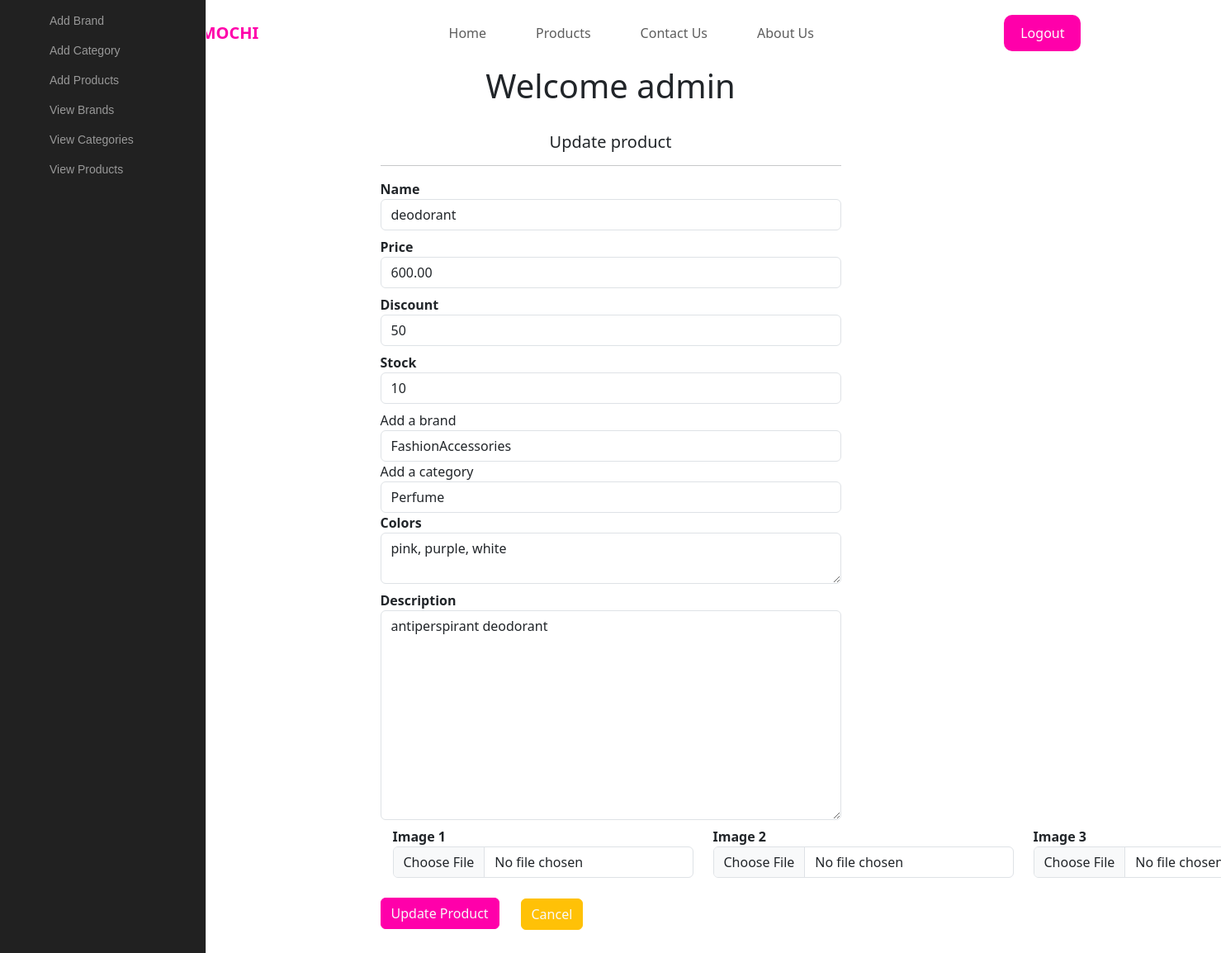
The app's page /updateproduct/2, older data.
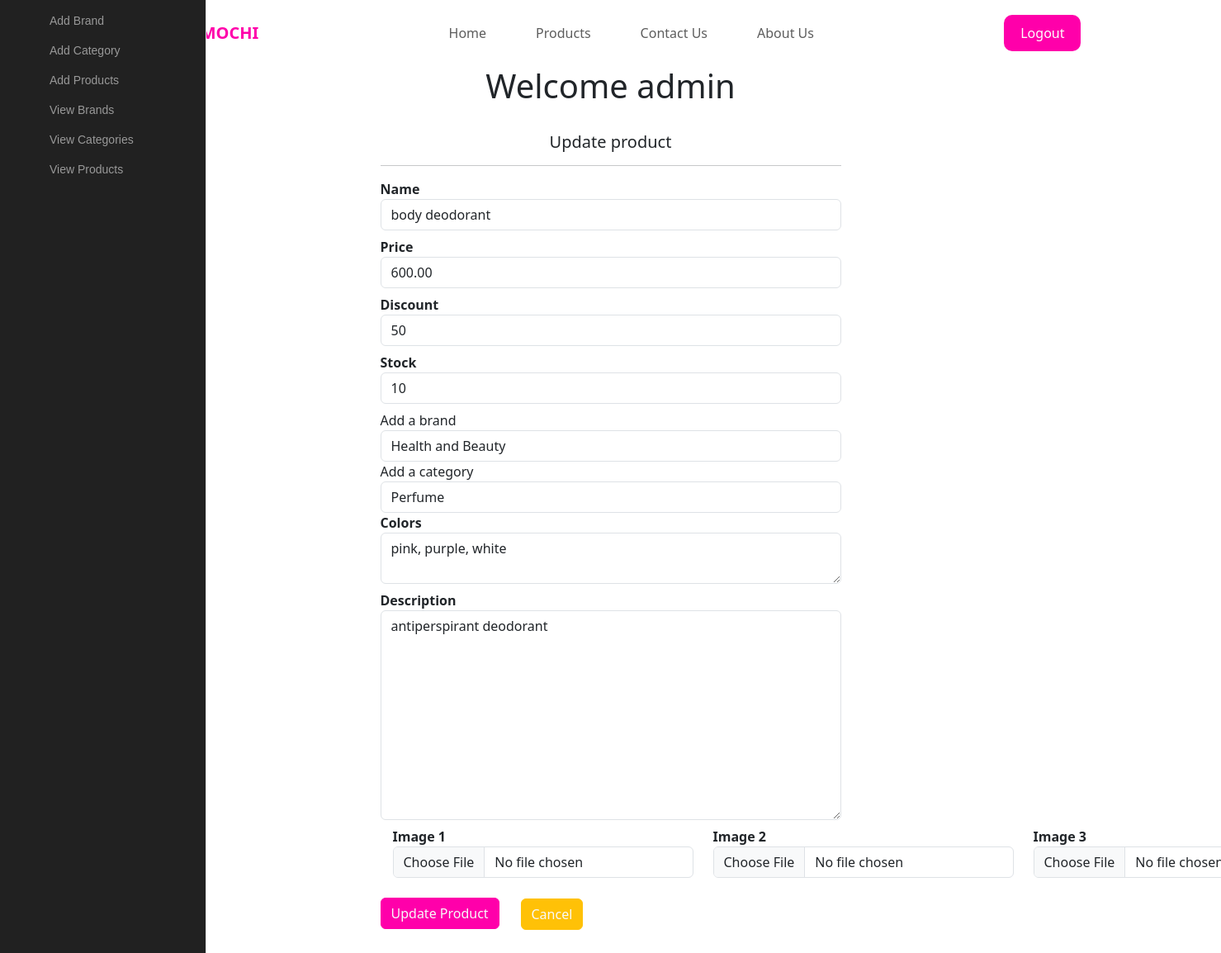
The same page, newer data.
### shop/products/models.py (models this page shows, shortened)
class Addproduct(db.Model):
    id = db.Column(db.Integer, primary_key=True)
    name = db.Column(db.String(80), nullable=False)
    price = db.Column(db.Numeric(10,2), nullable=False)
    discount = db.Column(db.Integer, default=0)
    stock = db.Column(db.Integer, nullable=False)
    colors = db.Column(db.Text, nullable=False)
    desc = db.Column(db.Text, nullable=False)
    pub_date = db.Column(db.DateTime, nullable=False, default=datetime.utcnow)
    brand_id = db.Column(db.Integer, db.ForeignKey('brand.id'), nullable=False)
    brand = db.relationship('Brand', backref=db.backref('brands', lazy=True))
    category_id = db.Column(db.Integer, db.ForeignKey('category.id'), nullable=False)
    category = db.relationship('Category', backref=db.backref('categories', lazy=True))
    image_1 = db.Column(db.String(150), nullable=False, default='image.jpg')
    image_2 = db.Column(db.String(150), nullable=False, default='image.jpg')
    image_3 = db.Column(db.String(150), nullable=False, default='image.jpg')

class Brand(db.Model):
    id = db.Column(db.Integer, primary_key=True)
    name = db.Column(db.String(30), nullable=False, unique=True)

### shop/products/routes.py (the view, shortened to what this page needs)
@app.route('/updateproduct/<int:id>', methods=['GET', 'POST'])
def updateproduct(id):
    brands = Brand.query.all()
    categories = Category.query.all()
    product = Addproduct.query.get_or_404(id)
    brand = request.form.get('brand')
    category = request.form.get('category')
    form = Addproducts(request.form)
    form.name.data = product.name
    form.price.data = product.price
    form.discount.data = product.discount
    form.stock.data = product.stock
    form.colors.data = product.colors
    form.desc.data = product.desc
    return render_template('products/updateproduct.html', form=form, brands=brands, categories=categories, product=product)

### shop/products/forms.py
class Addproducts(Form):
    name = StringField('Name', [validators.DataRequired()])
    price = DecimalField('Price',[validators.DataRequired()])
    discount = IntegerField('Discount', default=0)
    stock = IntegerField('Stock', [validators.DataRequired()])
    desc =TextAreaField('Description', [validators.DataRequired()])
    colors = TextAreaField('Colors', [validators.DataRequired()])
    image_1 = FileField('Image 1', validators=[FileAllowed(['jpg', 'png', 'gif', 'jpeg'])])
    image_2 = FileField('Image 2', validators=[FileAllowed(['jpg', 'png', 'gif', 'jpeg'])])
    image_3 = FileField('Image 3', validators=[FileAllowed(['jpg', 'png', 'gif', 'jpeg'])])

### shop/templates/products/updateproduct.html (shortened to what this page needs)
{% extends 'layout.html' %}
{% block content %}
<div class="landing-page">
    <header>
        <div class="container">
            <a href="{{url_for('home')}}" class="logo">MOCHI <b>MOCHI</b></a>
            <ul class="links">
                <li><a href="{{url_for('home')}}">Home</a></li>
                <li><a href="{{url_for('products')}}">Products</a></li>
                <li><a href="{{url_for('contact')}}">Contact Us</a></li>
                <li><a href="{{url_for('about')}}">About Us</a></li>
            </ul>
            <a href="{{ url_for('login') }}" class="logout-link">Logout</a>
        </div>
    </header>
</div>
<div class="text-center h1">Welcome admin</div>
    <nav class="main-menu">
    <ul>
        <li>
            <a href="{{url_for('addbrand')}}">
            <i class="fa fa-home fa-2x"></i>
            </a>
        </li>
        <li>
            <a href="{{url_for('addcategory')}}">
            <i class="fa fa-home fa-2x"></i>
            </a>
        </li>
        <li>
            <a href="{{url_for('addproduct')}}">
            <i class="fa fa-home fa-2x"></i>
            </a>
        </li>
        <li>
            <a href="{{url_for('brands')}}">
            <i class="fa fa-home fa-2x"></i>
            </a>
        </li>
        <li>
            <a href="{{url_for('category')}}">
            <i class="fa fa-home fa-2x"></i>
            </a>
        </li>
        <li>
            <a href="{{url_for('adminpage')}}">
            <i class="fa fa-home fa-2x"></i>
            </a>
        </li>
    </ul>
    </nav>
<div class="container">
    <div class="row">
    <div class="col-md-3"></div>
    <div class="col-md-6">
        <h5 class="text-center mt-4">Update product</h5>
        <hr>
        {% from "_formhelpers.html" import render_field %}
        <form action="" method="POST" enctype="multipart/form-data">
            {{ render_field(form.name, class="form-control", placeholder="Add product name")}}
            {{ render_field(form.price, class="form-control", placeholder="Add product price")}}
            {{ render_field(form.discount, class="form-control", placeholder="Add product discount")}}
            {{ render_field(form.stock, class="form-control", placeholder="Add product stock")}}
            <label for="brand">Add a brand</label>
            <select name="brand" id="brand" class="form-control" required>
                <option value="{{product.brand_id}}">{{product.brand.name}}</option>
            </select>
            <label for="category">Add a category</label>
            <select name="category" id="category" class="form-control" required>
                <option value="{{product.category_id}}">{{product.category.name}}</option>
            </select>
            {{ render_field(form.colors, class="form-control", placeholder="Add product colors")}}
            {{ render_field(form.desc, class="form-control", placeholder="Add product description", rows="10")}}
            <div class="container">
                <div class="row">
                    <div class="col-md-4">{{ render_field(form.image_1, class="form-control")}}</div>
                    <div class="col-md-4">{{ render_field(form.image_2, class="form-control")}}</div>
                    <div class="col-md-4">{{ render_field(form.image_3, class="form-control")}}</div>
                </div>
            </div>
        <p><input type=submit value="Update Product" class="btn btn-info mt-3"></p>
        <a href={{url_for('adminpage')}} class="btn btn-warning" style="margin-top: -95px; margin-left: 170px;">Cancel</a>
        </form>
    </div>
    <div class="col-md-3"></div>
</div>
</div>
{% endblock content%}

Row changes from the older to the newer data that the page shows:
no longer on this page (row unchanged): Brand: brand "FashionAccessories"
changed Addproduct "pink, purple, white": name "deodorant" → "body deodorant"
added Brand: brand "Health and Beauty"
